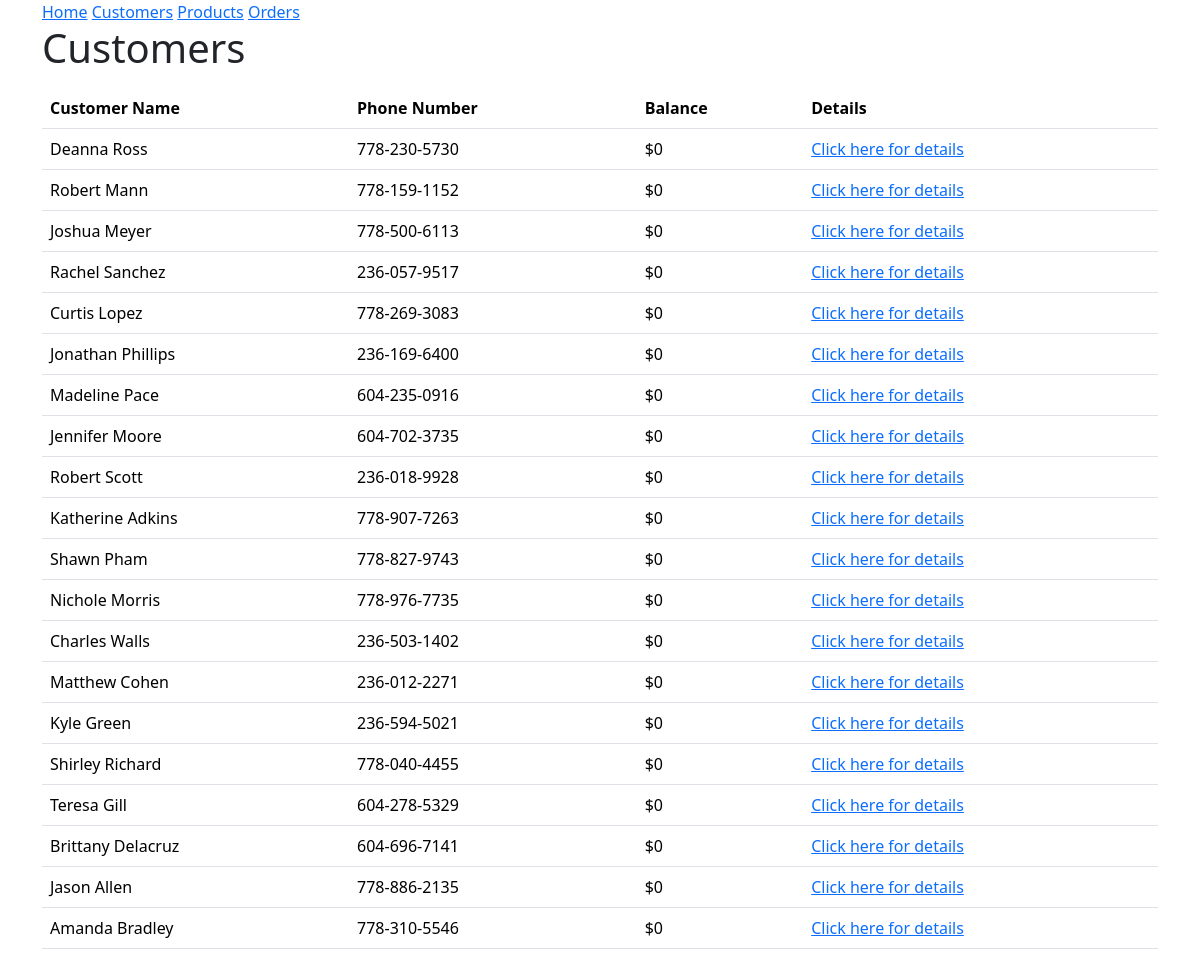
Page /customers on the committed database.
### models.py (models this page shows, shortened)
class Customer(db.Model):
 id = mapped_column(Integer, primary_key=True)
 name = mapped_column(String(200), nullable=False, unique=True)
 phone = mapped_column(String(20), nullable=False)
 balance = mapped_column(Numeric, nullable=False, default=0.0)
 orders = relationship("Order")

### main.py (the view)
@app.route('/customers')
def customer_list():
    request = db.session.execute(db.select(Customer).order_by(Customer.id))
    customers = []
    for i in request.scalars():
        u = {
            "id": i.id,
            "name": i.name,
            "phone": i.phone,
            "balance": int(i.balance)
        }
        customers.append(u)
    return render_template("customers.html", customers=customers)

### templates/customers.html (shortened to what this page needs)
{% extends "base.html" %}
{% block content %}
<h1>Customers</h1>
<table class="table">
    <thead class="thead-dark">
    <th>Customer Name</th>
    <th>Phone Number</th>
    <th>Balance</th>
    <th>Details</th>
{% for customer in customers %}
<p>
    <tr>
    <td>{{ customer.name }}</td>
    <td>{{ customer.phone }}</td>
    <td>${{ customer.balance }}</td>
    <td>
        <a href="{{ url_for('detailed_customer', id=customer.id) }}">Click here for details</a>
    </tr>
</p>
{% endfor %}
</table>
{% endblock %}

### rows in the picture
Customer: name "Deanna Ross", phone "778-230-5730", balance "0"
Customer: name "Robert Mann", phone "778-159-1152", balance "0"
Customer: name "Joshua Meyer", phone "778-500-6113", balance "0"
Customer: name "Rachel Sanchez", phone "236-057-9517", balance "0"
Customer: name "Curtis Lopez", phone "778-269-3083", balance "0"
Customer: name "Jonathan Phillips", phone "236-169-6400", balance "0"
Customer: name "Madeline Pace", phone "604-235-0916", balance "0"
Customer: name "Jennifer Moore", phone "604-702-3735", balance "0"
Customer: name "Robert Scott", phone "236-018-9928", balance "0"
Customer: name "Katherine Adkins", phone "778-907-7263", balance "0"
Customer: name "Shawn Pham", phone "778-827-9743", balance "0"
Customer: name "Nichole Morris", phone "778-976-7735", balance "0"
Customer: name "Charles Walls", phone "236-503-1402", balance "0"
Customer: name "Matthew Cohen", phone "236-012-2271", balance "0"
Customer: name "Kyle Green", phone "236-594-5021", balance "0"
Customer: name "Shirley Richard", phone "778-040-4455", balance "0"
Customer: name "Teresa Gill", phone "604-278-5329", balance "0"
Customer: name "Brittany Delacruz", phone "604-696-7141", balance "0"
Customer: name "Jason Allen", phone "778-886-2135", balance "0"
Customer: name "Amanda Bradley", phone "778-310-5546", balance "0"
